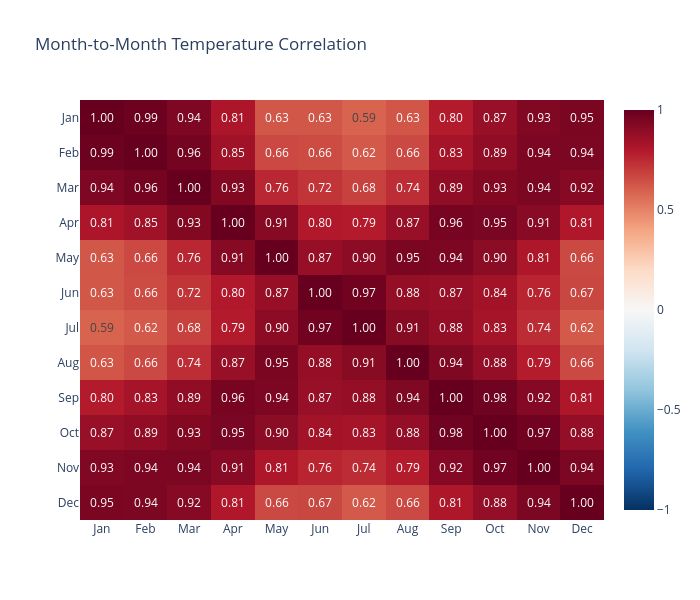

The notebook cell saved with this chart:
### Markdown cell above
### Cell 5: Correlation Matrix Heatmap

This cell computes and visualizes the **Pearson correlation matrix** between all pairs of months.

**What is the Correlation Matrix?**
The correlation matrix $\mathbf{R}$ is a symmetric $p \times p$ matrix where:
- $R_{ij}$ = Pearson correlation coefficient between month $i$ and month $j$
- Diagonal elements are always 1 (each variable correlates perfectly with itself)
- Values range from -1 (perfect negative correlation) to +1 (perfect positive correlation)

**Mathematical Definition:**
$$R_{ij} = \frac{\text{Cov}(X_i, X_j)}{\sigma_{X_i} \cdot \sigma_{X_j}} = \frac{\sum_{k=1}^{n}(X_{ki} - \bar{X}_i)(X_{kj} - \bar{X}_j)}{\sqrt{\sum_{k=1}^{n}(X_{ki} - \bar{X}_i)^2} \cdot \sqrt{\sum_{k=1}^{n}(X_{kj} - \bar{X}_j)^2}}$$

**Why is This Important for PCA?**
- PCA finds linear combinations of variables that capture maximum variance
- **High correlations** indicate redundancy—PCA will compress this
- The correlation matrix is actually the **covariance matrix of standardized data**
- PCA performed on standardized data essentially does eigendecomposition of this correlation matrix

**Expected Patterns:**
- Adjacent months should be highly correlated (e.g., Jan-Feb, Jun-Jul)
- Summer and winter months should have negative or weak correlations
- This block structure suggests a strong first principal component

### Code cell
# Correlation heatmap of months
corr_matrix = pd.DataFrame(X_raw, columns=month_cols).corr()

fig = px.imshow(corr_matrix, text_auto='.2f', aspect='auto',
                color_continuous_scale='RdBu_r', zmin=-1, zmax=1,
                title='Month-to-Month Temperature Correlation')
fig.update_layout(width=700, height=600)
fig.show()

### Figure 1 — Plotly figure (JSON) as saved in the notebook; plotly's stock layout.template omitted (floating-point values rounded to 4 significant figures; data arrays with more than 128 entries replaced by an {"elided": "..."} marker saying what was removed)
{"data": [{"coloraxis": "coloraxis", "hovertemplate": "x: %{x}<br>y: %{y}<br>color: %{z}<extra></extra>", "name": "0", "texttemplate": "%{z:.2f}", "type": "heatmap", "x": ["Jan", "Feb", "Mar", "Apr", "May", "Jun", "Jul", "Aug", "Sep", "Oct", "Nov", "Dec"], "xaxis": "x", "y": ["Jan", "Feb", "Mar", "Apr", "May", "Jun", "Jul", "Aug", "Sep", "Oct", "Nov", "Dec"], "yaxis": "y", "z": {"elided": "12x12 float values"}}], "layout": {"coloraxis": {"cmax": 1, "cmin": -1, "colorscale": [[0, "rgb(5,48,97)"], [0.1, "rgb(33,102,172)"], [0.2, "rgb(67,147,195)"], [0.3, "rgb(146,197,222)"], [0.4, "rgb(209,229,240)"], [0.5, "rgb(247,247,247)"], [0.6, "rgb(253,219,199)"], [0.7, "rgb(244,165,130)"], [0.8, "rgb(214,96,77)"], [0.9, "rgb(178,24,43)"], [1, "rgb(103,0,31)"]]}, "height": 600, "title": {"text": "Month-to-Month Temperature Correlation"}, "width": 700, "xaxis": {"anchor": "y", "domain": [0, 1]}, "yaxis": {"anchor": "x", "autorange": "reversed", "domain": [0, 1]}}}
